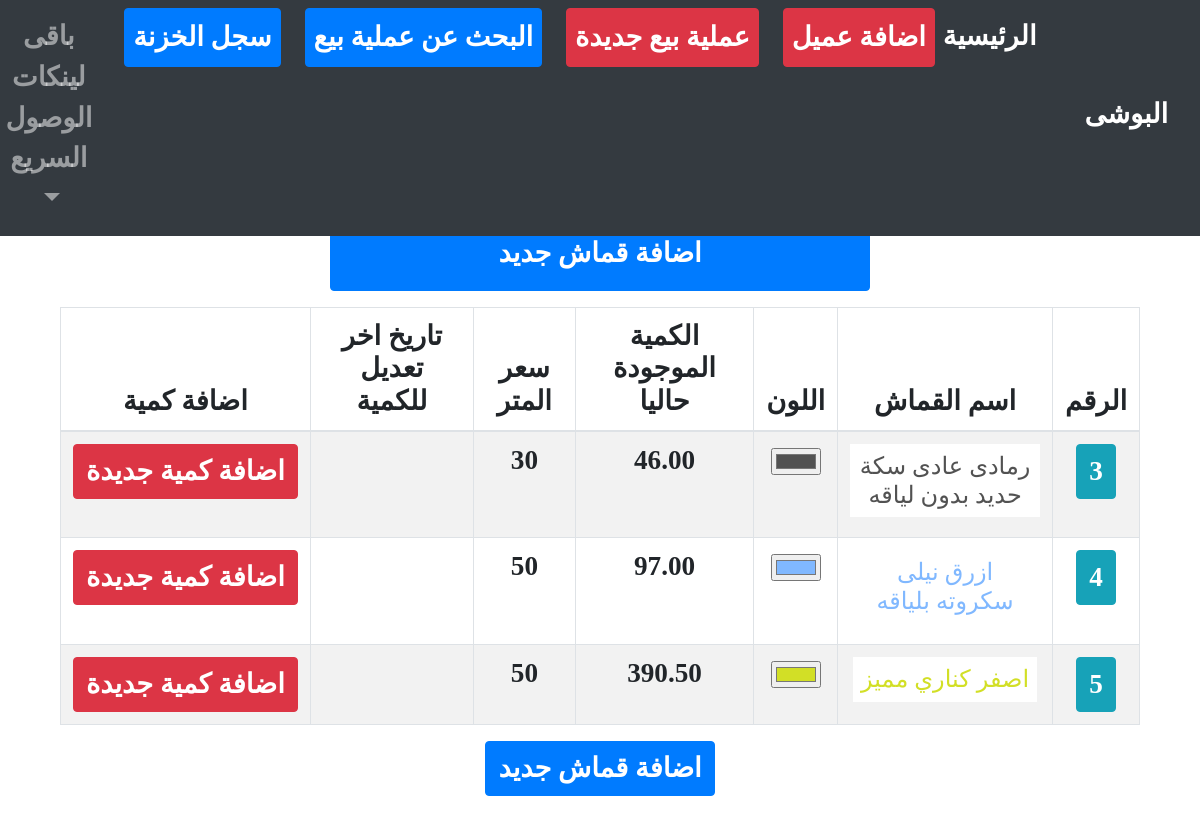
The page /storge/ on the database as committed earlier.
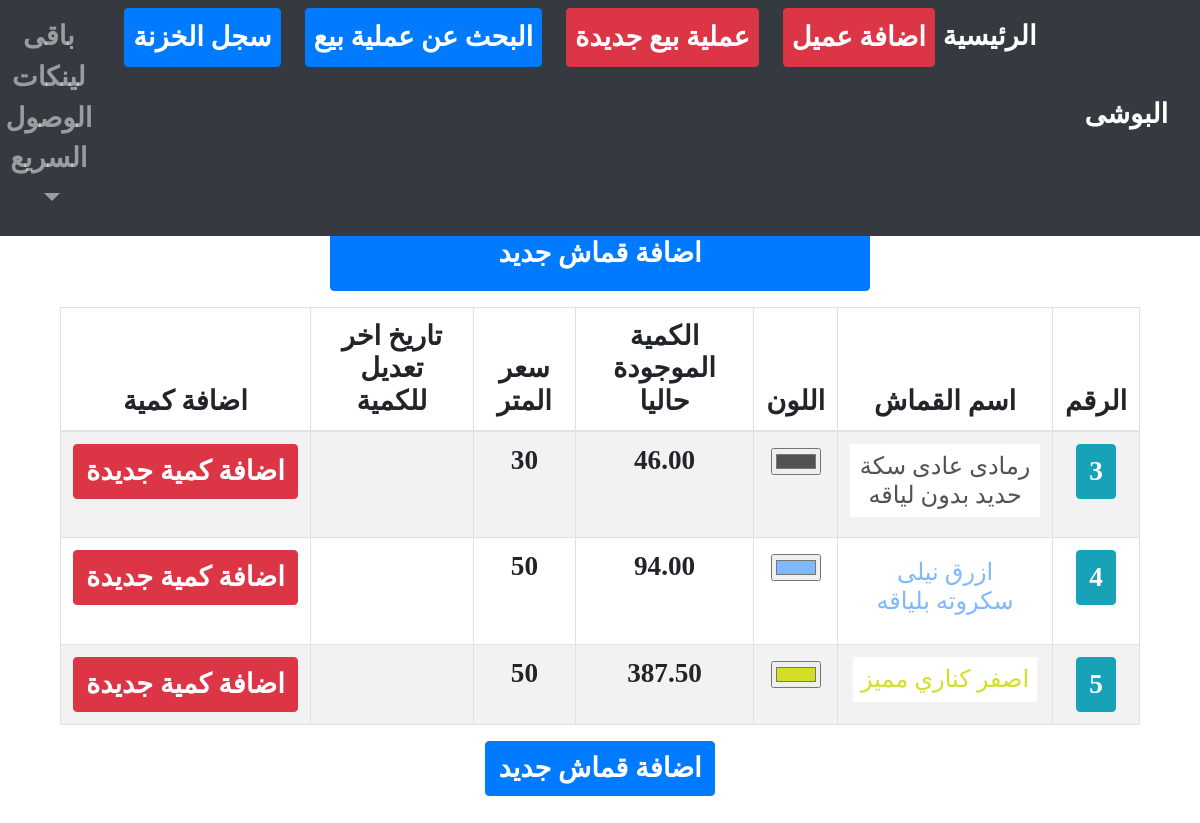
The same page on the database as committed later.
### storge/models.py (models this page shows, shortened)
class Cloth(TimeStampMixin, models.Model):
    name       = models.CharField(max_length=50, null=True, blank=True, verbose_name="اسم القماش")
    amount     = models.DecimalField(max_digits=9,decimal_places=2, null=True, blank=True, verbose_name="الكمية")
    price      = models.CharField(max_length=5, null=True, blank=True, verbose_name="سعر المتر")
    classs     = models.ForeignKey('Classs', on_delete=models.CASCADE, null=True, blank=True, verbose_name="التصنيف")
    typee      = models.CharField(max_length=50, null=True, blank=True, db_index=True,verbose_name="النوع")
    color      = ColorField(verbose_name="لون القماش", null=True, blank=True)
    history    = HistoricalRecords()

### client/models.py (models this page shows)
class TimeStampMixin(models.Model):
    created_at      = models.DateTimeField(auto_now_add=True,null=True)
    updated_at      = models.DateTimeField(auto_now=True,null=True)
    is_deleted      = models.BooleanField(default=False)

### storge/views.py (the view)
# urls.py: path('', clothListView.as_view(), name="list"),
class clothListView(ListView):
    model = Cloth
    template_name = 'storge/cloth_list.html'
    context_object_name = 'cloths'
    def get_queryset(self):
        queryset = super().get_queryset()
        search_query = self.request.GET.get('q')
        if search_query:
            queryset = queryset.filter(
                Q(name__icontains=search_query)
            )
        queryset = queryset.order_by('-created_at')
        return queryset

### storge/templates/storge/cloth_list.html (shortened to what this page needs)
{% extends "homee/index.html" %}
{% block content %}
<div class="container-fluid">
    <div class="row mt-5 mb-3 bg-white w-100" style=" position: fixed; top: 0rem; display: inline-block; left: 0rem; z-index:2;">
        <div class="col-10 m-auto p-3 text-center">
            <form class="form" action="#" method="GET" style="">
                <div class="">
                </div>
            </form>
        </div>
    </div>
    <div class="row">
        <div class="col-12 mb-5" style="padding-top:6rem">
            <h1 class="text-right">قائمة مخزن القماش</h1>
            <a class="btn btn-primary w-50 p-3 mb-3" href="{% url "cloth:create" %}">اضافة قماش جديد</a>
            <table class="table text-center table-striped table-hover table-bordered w-100 h3" id="" style="">
                <thead>
                    <th>الرقم</th>
                    <th>اسم القماش</th>
                    <th>اللون</th>
                    <th>الكمية الموجودة حاليا</th>
                    <th>سعر المتر</th>
                    <th>تاريخ اخر تعديل للكمية</th>
                    <th>اضافة كمية</th>
                </thead>
                <tbody>
                    {% for cloth in cloths %}
                        <tr class="p-4">
                            <td>
                                <a class="btn btn-info text-white"href="#">{{ cloth.id }}</a>
                            </td>
                            <td style="color: {{ cloth.color }}"><p class="d-inline-block bg-white h4 p-2">{{ cloth.name }}</p></td>
                            <td><input type="color" value="{{ cloth.color }}"></td>
                            <td>{{ cloth.amount }}</td>
                            <td>{{ cloth.price }}</td>
                            <td>{{ cloth.created_at|date:"Y-m-d / h:i" }}</td>
                            <td><a class="btn btn-danger" href="{% url "cloth:edit" cloth.id %}">اضافة كمية جديدة</a></td>
                        </tr>
                    {% empty %}
                        <li>No client found.</li>
                    {% endfor %}
                </tbody>
            </table>
            <a class="btn btn-primary" href="{% url "cloth:create" %}">اضافة قماش جديد</a>
        </div>
    </div>
</div>
{% endblock %}

### home/templates/homee/index.html (shortened to what this page needs)
<!DOCTYPE html>
<html lang="ar">
<head>
    {% load static %}
    <link rel="stylesheet" href="{% static 'homee/css/bootstrap.min.css' %}"/>
    <link rel="stylesheet" href="{% static 'homee/css/chosen.min.css' %}" />
    <link rel="stylesheet" href="{% static 'homee/css/style.css' %}" />
</head>
<body style="direction:rtl">
    <nav class="navbar navbar-expand-md navbar-dark bg-dark fixed-top">
        <a class="navbar-brand h3" href="{% url 'home:homepage' %}">البوشى</a>
        <div class="collapse navbar-collapse" id="navbarsExampleDefault">
            <ul class="navbar-nav mr-auto">
                <li class="nav-item active">
                    <a class="nav-link" href="{% url 'home:homepage' %}">الرئيسية <span class="sr-only">(current)</span></a>
                </li>
                <li class="nav-item">
                    <a class="nav-link btn btn-danger text-white ml-4" href="{% url "client:create" %}">اضافة عميل</a>
                </li>
                <li class="nav-item">
                    <a class="nav-link btn btn-danger text-white ml-4" href="{% url "order:createMain" %}">عملية بيع جديدة</a>
                </li>
                <li class="nav-item">
                    <a class="nav-link btn btn-primary text-white ml-4" href="{% url "order:list" %}">البحث عن عملية بيع</a>
                </li>
                <li class="nav-item">
                    <a class="nav-link btn btn-primary text-white ml-4" href="{% url "kazna:list" %}">سجل الخزنة</a>
                </li>
                <li class="nav-item dropdown">
                    <a class="nav-link dropdown-toggle" href="http://example.com" id="dropdown01" data-toggle="dropdown" aria-haspopup="true" aria-expanded="false">باقى لينكات الوصول السريع</a>
                </li>
            </ul>
        </div>
    </nav>
    <main role="main" class="container mt-5 pt-3">
        {% block content %}{% endblock %}
    </main>
</body>

### home/static/homee/css/style.css (style rules this page uses)
body, .h3, h1.h1, .btn:not(:disabled):not(.disabled), label, select, input { text-align: center!important; font-size: 1.7rem!important; font-weight: 900!important; font-family: none!important; }

Rows that differ between the two databases and show on the page:
changed Cloth "ازرق نيلى سكروته بلياقه": amount "97.00" → "94.00"
changed Cloth "اصفر كناري مميز": amount "390.50" → "387.50"
